Frame 1 (no input): blank canvas, image omitted
Frame 60 (the mouse pressed at the canvas centre just before this capture): blank canvas, image omitted
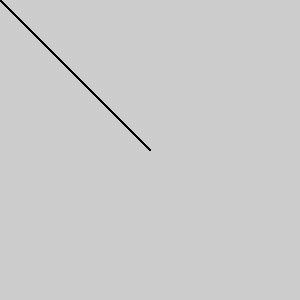
Frame 120 (the mouse held since frame 60 and released just before this capture)

The Processing sketch whose frames 1 and 60 were blank and that drew this single picture after the mouse press (run headless with seeded random() and noise(); from frame 60 on, the mouse is pressed at the canvas centre):

// Processing sketch: processing_93109
// ── processing_93109.pde

void setup(){
  size(300,300);
}
void draw(){
  fill(mouseX, mouseY);
  triangle(mouseX, mouseY, 10,10, mouseY, mouseX);
}
